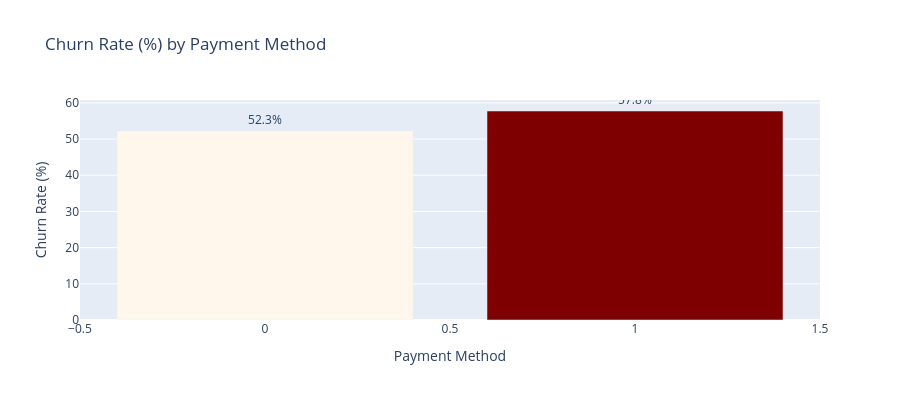

The notebook cell this image was saved under:
### Markdown cell above
## Chart 6: Churn rate by Payment method

### Code cell
if 'Payment' in df.columns:
    churn_pay = df.groupby('Payment')['Churn'].mean().reset_index()
    churn_pay['Churn_Pct'] = (churn_pay['Churn'] * 100).round(2)
    fig6 = px.bar(churn_pay.sort_values('Churn_Pct', ascending=False),
        x='Payment', y='Churn_Pct',
        color='Churn_Pct', color_continuous_scale='OrRd',
        text='Churn_Pct',
        title='Churn Rate (%) by Payment Method',
        labels={'Churn_Pct': 'Churn Rate (%)', 'Payment': 'Payment Method'})
    fig6.update_traces(texttemplate='%{text:.1f}%', textposition='outside')
    fig6.update_layout(height=400, coloraxis_showscale=False)
    fig6.show()

### Figure 1 — Plotly figure (JSON) as saved in the notebook; plotly's stock layout.template omitted (floating-point values rounded to 4 significant figures)
{"data": [{"hovertemplate": "Payment Method=%{x}<br>Churn Rate (%)=%{marker.color}<extra></extra>", "legendgroup": "", "marker": {"color": [57.76, 52.26], "coloraxis": "coloraxis", "pattern": {"shape": ""}}, "name": "", "orientation": "v", "showlegend": false, "text": [57.76, 52.26], "textposition": "outside", "texttemplate": "%{text:.1f}%", "type": "bar", "x": [1, 0], "xaxis": "x", "y": [57.76, 52.26], "yaxis": "y"}], "layout": {"barmode": "relative", "coloraxis": {"autocolorscale": false, "colorbar": {"title": {"text": "Churn Rate (%)"}}, "colorscale": [[0, "rgb(255,247,236)"], [0.125, "rgb(254,232,200)"], [0.25, "rgb(253,212,158)"], [0.375, "rgb(253,187,132)"], [0.5, "rgb(252,141,89)"], [0.625, "rgb(239,101,72)"], [0.75, "rgb(215,48,31)"], [0.875, "rgb(179,0,0)"], [1, "rgb(127,0,0)"]], "showscale": false}, "height": 400, "legend": {"tracegroupgap": 0}, "title": {"text": "Churn Rate (%) by Payment Method"}, "xaxis": {"anchor": "y", "domain": [0, 1], "title": {"text": "Payment Method"}}, "yaxis": {"anchor": "x", "domain": [0, 1], "title": {"text": "Churn Rate (%)"}}}}
